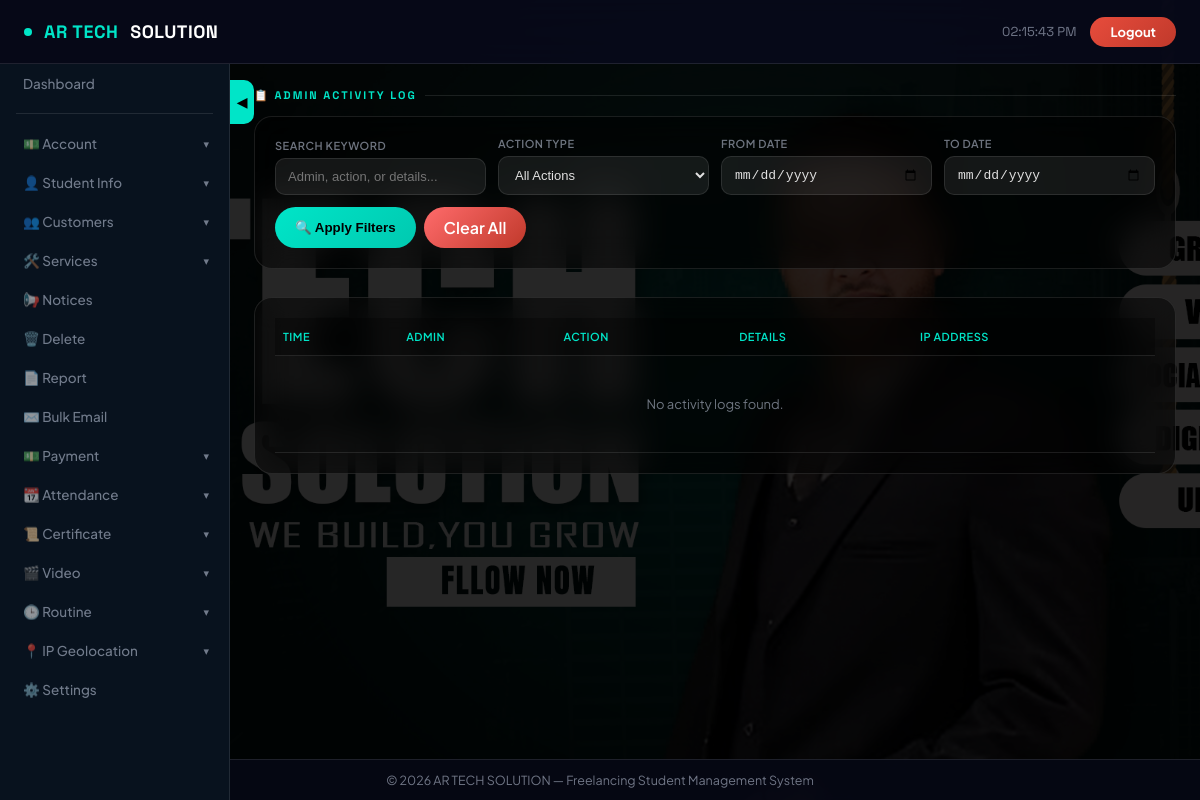
The app's page /admin/admin_logs.php (signed in), older data.
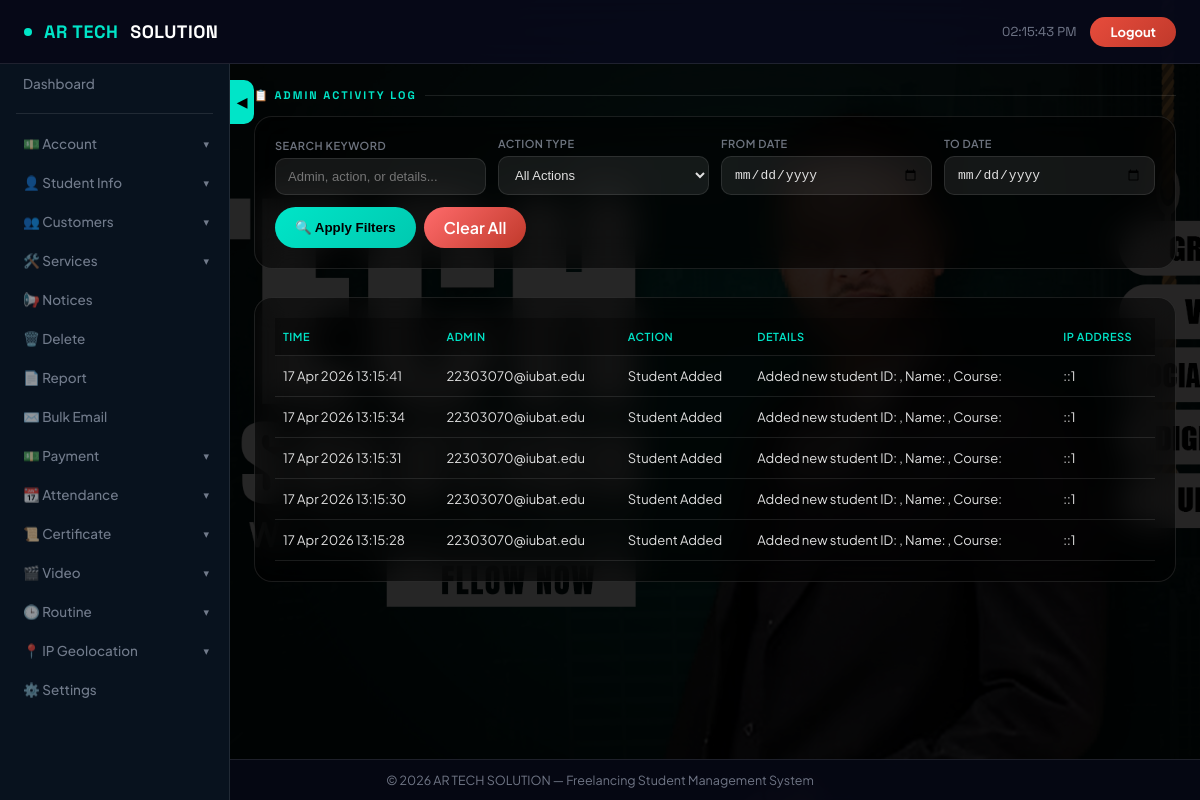
The same page, newer data.
### tables this page shows
CREATE TABLE `admin_activity_log` (
  `id` int(11) NOT NULL,
  `admin_email` varchar(100) NOT NULL,
  `admin_name` varchar(100) DEFAULT NULL,
  `action` varchar(100) NOT NULL,
  `details` text DEFAULT NULL,
  `ip_address` varchar(45) DEFAULT NULL,
  `user_agent` text DEFAULT NULL,
  `created_at` timestamp NOT NULL DEFAULT current_timestamp()
);

### admin/config.php (called while the page is built, shortened)
<?php
if (!isset($conn)) {
    $conn = new mysqli("localhost", "root", "", "freelancing");
}
$settings = [];
$result = $conn->query("SELECT setting_key, setting_value FROM app_settings");
if ($result) {
    while ($row = $result->fetch_assoc()) {
        $settings[$row['setting_key']] = $row['setting_value'];
    }
}
$dark_mode = isset($settings['dark_mode']) && $settings['dark_mode'] == '1';
$sidebar_labels = isset($settings['sidebar_labels']) ? json_decode($settings['sidebar_labels'], true) : [];
function get_sidebar_label($key, $default) {
    global $sidebar_labels;
    return isset($sidebar_labels[$key]) && !empty($sidebar_labels[$key])
           ? htmlspecialchars($sidebar_labels[$key])
           : $default;
}
?>

### admin/admin_logs.php (the view, shortened to what this page needs)
<?php
require_once 'config.php';
$search = isset($_GET['search']) ? trim($_GET['search']) : '';
$action_filter = isset($_GET['action']) ? trim($_GET['action']) : '';
$from_date = isset($_GET['from_date']) ? trim($_GET['from_date']) : '';
$to_date = isset($_GET['to_date']) ? trim($_GET['to_date']) : '';
$sql = "SELECT * FROM admin_activity_log WHERE 1=1";
$params = [];
$types = "";
$sql .= " ORDER BY created_at DESC";
if (!empty($params)) {
    $stmt = $conn->prepare($sql);
    $stmt->bind_param($types, ...$params);
    $stmt->execute();
    $logs = $stmt->get_result()->fetch_all(MYSQLI_ASSOC);
    $stmt->close();
} else {
    $result = $conn->query($sql);
    $logs = $result->fetch_all(MYSQLI_ASSOC);
}
?>
<!DOCTYPE html>
<html lang="en">
<head>
</head>
<body class="<?php echo $dark_mode ? 'dark-mode' : ''; ?>">
<nav class="topnav">
    <div style="display:flex;align-items:center;gap:14px;">
        <div class="topnav-brand">
            <div class="brand-dot"></div>
            <span>AR TECH</span> SOLUTION
        </div>
    </div>
    <div class="topnav-right">
        <div class="topnav-time" id="liveClock"></div>
        <a href="logout.php" class="logout-btn">Logout</a>
    </div>
</nav>
<?php
include 'navigation.php';
?>
<div class="sidebar-toggle-pill" id="sidebarToggle">◀</div>
<main class="main" id="mainContent">
    <div class="section-title">📋 Admin Activity Log</div>
    <div class="filter-card">
        <form method="GET" action="" class="filter-form">
            <div class="filter-group">
                <label>Search Keyword</label>
                <input type="text" name="search" placeholder="Admin, action, or details..." value="<?php echo htmlspecialchars($search); ?>">
            </div>
            <div class="filter-group">
                <label>Action Type</label>
                <select name="action">
                    <option value="">All Actions</option>
                </select>
            </div>
            <div class="filter-group">
                <label>From Date</label>
                <input type="date" name="from_date" value="<?php echo htmlspecialchars($from_date); ?>">
            </div>
            <div class="filter-group">
                <label>To Date</label>
                <input type="date" name="to_date" value="<?php echo htmlspecialchars($to_date); ?>">
            </div>
            <div class="filter-buttons">
                <button type="submit">🔍 Apply Filters</button>
                <a href="admin_logs.php">Clear All</a>
            </div>
        </form>
    </div>
    <div class="table-card">
        <div style="overflow-x: auto;">
            <table>
                <thead>
                    <tr>
                        <th>Time</th><th>Admin</th><th>Action</th><th>Details</th><th>IP Address</th>
                    </tr>
                </thead>
                <tbody>
                    <?php if (empty($logs)): ?>
                        <tr class="empty-row">
                            <td colspan="5">No activity logs found.<?php echo (!empty($search) || !empty($action_filter) || !empty($from_date) || !empty($to_date)) ? ' Try adjusting your filters.' : ''; ?></td>
                        </tr>
                    <?php else: ?>
                        <?php foreach ($logs as $log): ?>
                            <tr>
                                <td><?php echo date('d M Y H:i:s', strtotime($log['created_at'])); ?></td>
                                <td>
                                    <?php echo htmlspecialchars($log['admin_email']); ?><br>
                                </td>
                                <td><?php echo htmlspecialchars($log['action']); ?></td>
                                <td><?php echo nl2br(htmlspecialchars($log['details'])); ?></td>
                                <td><?php echo htmlspecialchars($log['ip_address']); ?></td>
                            </tr>
                        <?php endforeach; ?>
                    <?php endif; ?>
                </tbody>
            </table>
        </div>
    </div>
</main>
<div class="footer">
    &copy; <?php echo date("Y"); ?> AR TECH SOLUTION — Freelancing Student Management System
</div>
</body>
</html>

### admin/navigation.php (shortened to what this page needs)
<aside class="sidebar" id="sidebar">
    <a href="dashboard.php"><?php echo get_sidebar_label('dashboard', '📊 Dashboard'); ?></a>
    <div class="sidebar-divider"></div>
    <div class="menu-group">
        <div class="menu-toggle"><?php echo get_sidebar_label('account', '💵 Account'); ?> <span class="menu-arrow">▾</span></div>
    </div>
    <div class="menu-group">
        <div class="menu-toggle"><?php echo get_sidebar_label('student_info', '👤 Student Info'); ?> <span class="menu-arrow">▾</span></div>
    </div>
    <div class="menu-group">
        <div class="menu-toggle"><?php echo get_sidebar_label('customers', '👥 Customers'); ?> <span class="menu-arrow">▾</span></div>
    </div>
    <div class="menu-group">
        <div class="menu-toggle"><?php echo get_sidebar_label('services', '🛠️ Services'); ?> <span class="menu-arrow">▾</span></div>
    </div>
        <a href="notices.php"><?php echo get_sidebar_label('notices', '📢 Notices'); ?></a>
    <a href="delete.php"><?php echo get_sidebar_label('delete', '🗑️ Delete'); ?></a>
    <a href="report.php"><?php echo get_sidebar_label('report', '📄 Report'); ?></a>
    <a href="bulk_email.php"><?php echo get_sidebar_label('Bulk_Email', '✉️ Bulk Email'); ?></a>
    <div class="menu-group">
        <div class="menu-toggle"><?php echo get_sidebar_label('payment', '💵 Payment'); ?> <span class="menu-arrow">▾</span></div>
    </div>
    <div class="menu-group">
        <div class="menu-toggle"><?php echo get_sidebar_label('attendance', '📆 Attendance'); ?> <span class="menu-arrow">▾</span></div>
    </div>
    <div class="menu-group">
        <div class="menu-toggle"><?php echo get_sidebar_label('certificate', '📜 Certificate'); ?> <span class="menu-arrow">▾</span></div>
    </div>
    <div class="menu-group">
        <div class="menu-toggle"><?php echo get_sidebar_label('video', '🎬 Video'); ?> <span class="menu-arrow">▾</span></div>
    </div>
    <div class="menu-group">
        <div class="menu-toggle"><?php echo get_sidebar_label('routine', '🕒 Routine'); ?> <span class="menu-arrow">▾</span></div>
    </div>
    <div class="menu-group">
        <div class="menu-toggle"><?php echo get_sidebar_label('iplocator', '📍 IP Geolocation'); ?> <span class="menu-arrow">▾</span></div>
    </div>
    <a href="settings.php"><?php echo get_sidebar_label('settings', '⚙️ Settings'); ?></a>
</aside>

Row changes from the older to the newer data that the page shows:
added admin_activity_log: created_at "17 Apr 2026 13:15:41", admin_email "22303070@iubat.edu", action "Student Added", details "Added new student ID: , Name: , Course:", ip_address "::1"
added admin_activity_log: created_at "17 Apr 2026 13:15:34", admin_email "22303070@iubat.edu", action "Student Added", details "Added new student ID: , Name: , Course:", ip_address "::1"
added admin_activity_log: created_at "17 Apr 2026 13:15:31", admin_email "22303070@iubat.edu", action "Student Added", details "Added new student ID: , Name: , Course:", ip_address "::1"
added admin_activity_log: created_at "17 Apr 2026 13:15:30", admin_email "22303070@iubat.edu", action "Student Added", details "Added new student ID: , Name: , Course:", ip_address "::1"
added admin_activity_log: created_at "17 Apr 2026 13:15:28", admin_email "22303070@iubat.edu", action "Student Added", details "Added new student ID: , Name: , Course:", ip_address "::1"
Text that changed along with them:
text no longer shown: "No activity logs found."
